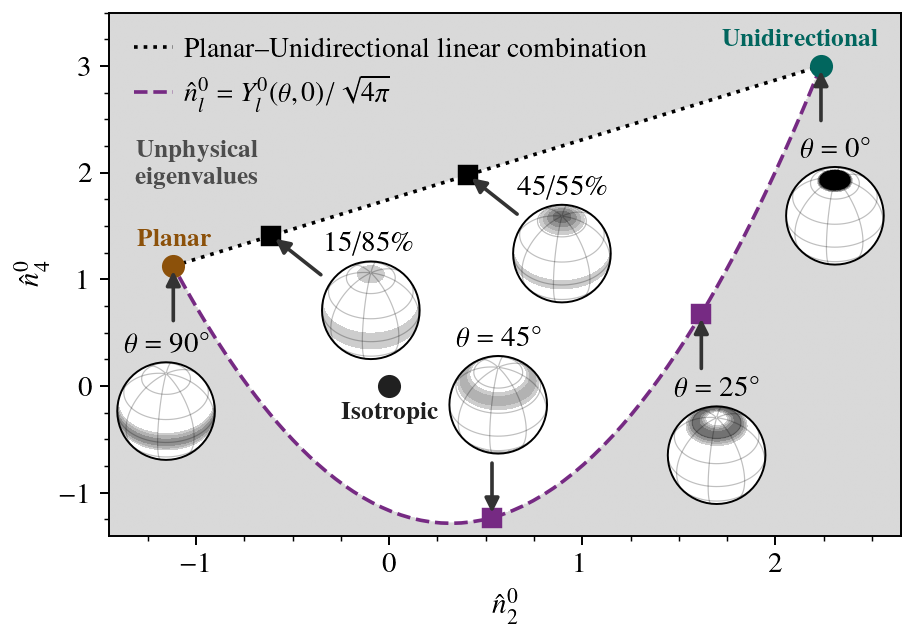

The script that saved this image:
# N. M. Rathmann <[email redacted]>, 2023

import sys, os, copy, code # code.interact(local=locals())
import numpy as np

import matplotlib.pyplot as plt
import matplotlib.gridspec as gridspec
import matplotlib.colors
import cmasher as cmr

sys.path.insert(0, '..')
from localheader import *

from specfabpy import specfab as sf
from specfabpy import discrete as sfdsc
from specfabpy import constants as sfconst
from specfabpy import statespace as sfsp
from specfabpy import plotting as sfplt
FS = sfplt.setfont_tex(fontsize=12)
FSLEG = FS-0.5
FSANNO = FS-1.5

#--------------------
# Flags
#--------------------

DEBUG = 0 # Low-resolution plotting, etc.
            
#--------------------
# Config
#--------------------

if DEBUG: 
    RES = 2*50 
    RESX, RESY = int(RES/2), RES
else:
    RESX = RESY = 5*100

L = 8
lm, nlm_len = sf.init(L) 

#--------------------
# Construct plot
#--------------------

### Setup figure

scale = 4.0
fig = plt.figure(figsize=(1.3*scale,0.9*scale))
plt.subplots_adjust(left=0.12, right=0.99, top=0.98, bottom=0.15)
ax = plt.gca()

xlims, ylims = [-1.45,2.65], [-1.4,3.5]
sc = np.diff(ylims)/np.diff(xlims)

### Determine valid subspace (valid eigenvalues)

print('Determining subspace of valid eigenvalues...')
isvalid, x,y = sfsp.nlm_isvalid_grid(xlims, ylims, RESX, RESY)

imdat = np.ones((RESY, RESX, 4), dtype=float) # color (0,1,2) and alpha (3)
for ii in range(RESY):
    for jj in range(RESX):
        imdat[ii,jj,:-1] = matplotlib.colors.to_rgb('w') if isvalid[ii,jj] else matplotlib.colors.to_rgb(sfplt.c_lgray)

print('Plotting...')

# Plot valid/invalid subspaces and fabric-type shadings within valid subspace
imdat0 = np.ones((RESY, RESX, 4), dtype=float) # color (0,1,2) and alpha (3)
kwargs = dict(aspect='auto', extent=[np.amin(xlims), np.amax(xlims), np.amin(ylims), np.amax(ylims)], origin='lower', zorder=1)
im = ax.imshow(imdat0, **kwargs)
im = ax.imshow(imdat,  **kwargs)

### Determine ideal boundary line

m = [0,0,1]
N = 100
thetavec = np.linspace(0, np.pi/2, N)
nlm_ideal = np.zeros((nlm_len, N))
n20_ideal, n40_ideal = np.zeros(N), np.zeros(N)
for ii, colat in enumerate(thetavec):
    nlm_ideal[:,ii] = np.real(sf.nlm_ideal(m, colat, L))
    n20_ideal[ii] = nlm_ideal[sf.I20,ii]/norm
    n40_ideal[ii] = nlm_ideal[sf.I40,ii]/norm

n20_unidir, n40_unidir = n20_ideal[0], n40_ideal[0]   # delta distributed
n20_planar, n40_planar = n20_ideal[-1], n40_ideal[-1] # x--y planar distributed

### Top boundary

M = 100
k = np.linspace(0,1,M)
n20_top = (1-k)*n20_planar + k*n20_unidir
n40_top = (1-k)*n40_planar + k*n40_unidir
nlm_top = np.zeros((nlm_len, M))
nlm_top[0,:] = norm
nlm_top[sf.I20,:] = n20_top*norm
nlm_top[sf.I40,:] = n40_top*norm

### Plot ideal CPOs

c_top = "k"
c_bot = "#762a83"
ax.plot(n20_top,   n40_top,    ':', c=c_top, zorder=10, label=r'Planar--Unidirectional linear combination')
ax.plot(n20_ideal, n40_ideal, '--', c=c_bot, zorder=10, label=r'$\hat{n}_l^0 = Y_l^0(\theta,0)/\sqrt{4\pi}$')

### Misc

sfsp.plot_nlm_cases(ax, FSANNO, ms=8.5, dy0=0.07, show_circle=False, isolbl_above=False)

plt.text(-1, 1.9, '{\\bf Unphysical}\n\\bf{eigenvalues}', color='0.3', ha='center', rotation=0, fontsize=FSANNO)

plt.sca(ax)
plt.xlabel(r'$\hat{n}_2^0$')
plt.ylabel(r'$\hat{n}_4^0$')

legkwargs = {'handlelength':1.4, 'framealpha':1.0, 'fancybox':False, 'columnspacing': 0.5, 'handletextpad':0.4, 'borderpad':0.37, 'edgecolor':'k'}
leg = plt.legend(loc=2, fontsize=FSLEG, frameon=False, ncol=1, **legkwargs); 

### Limits

xt = np.arange(-5,5,0.25)
ax.set_xticks(xt[::4])
ax.set_xticks(xt, minor=True)
ax.set_yticks(xt[::4])
ax.set_yticks(xt, minor=True)

plt.xlim(xlims)
plt.ylim(ylims)

### Plot ODF insets?

if 1:

    geo, prj = sfplt.getprojection(rotation=55+180, inclination=50)

    arr = lambda ang: 0.11*np.array([np.cos(np.deg2rad(ang)),np.sin(np.deg2rad(ang))])
    n00 = norm
    I = [0, int(N/4*1.15), int(N/2), -1]
    lvlmax = 1.0
    lvlmin = 0.2
    title = lambda Ii: r'$\theta=\SI{%i}{\degree}$'%(np.rad2deg(thetavec[Ii]))
    ODF_plots = (\
        {'nlm':nlm_ideal[:,I[3]], 'title':title(I[3]), 'c':'none', 'axloc':(0.105, 0.27), 'darr':arr(-90), 'lvlmax':lvlmax, 'lvlmin':lvlmin}, \
        {'nlm':nlm_ideal[:,I[2]], 'title':title(I[2]), 'c':c_bot, 'axloc':(0.47, 0.28), 'darr':arr(+90), 'lvlmax':lvlmax, 'lvlmin':lvlmin}, \
        {'nlm':nlm_ideal[:,I[1]], 'title':title(I[1]), 'c':c_bot, 'axloc':(0.71, 0.2), 'darr':arr(-90), 'lvlmax':lvlmax, 'lvlmin':lvlmin}, \
        {'nlm':nlm_ideal[:,I[0]], 'title':title(I[0]), 'c':'none', 'axloc':(0.84, 0.58), 'darr':arr(-90), 'lvlmax':lvlmax, 'lvlmin':lvlmin*1.8}, \
        {'nlm':nlm_top[:,15],     'title':r'15/85\%',  'c':c_top, 'axloc':(0.33, 0.43), 'darr':arr(-45), 'lvlmax':lvlmax, 'lvlmin':lvlmin}, \
        {'nlm':nlm_top[:,45],     'title':r'45/55\%',  'c':c_top, 'axloc':(0.54, 0.52), 'darr':arr(-45), 'lvlmax':lvlmax, 'lvlmin':lvlmin}, \
    )

    for ODF in ODF_plots:

        W = 0.155 # ax width
        axpos = [ODF['axloc'][0],ODF['axloc'][1], W,W]
        axin = plt.axes(axpos, projection=prj) #, transform=ax.transData)
        axin.set_global()
        
        nlm = ODF['nlm']
        cmap = cmr.get_sub_cmap('Greys', 0.25, 1) # don't include pure white.
        cmap.set_under('w')
        lvlset = [np.linspace(ODF['lvlmin'], ODF['lvlmax'], 8), lambda x,p:'%.1f'%x]
        sfplt.plotODF(nlm, lm, axin, lvlset=lvlset, cmap=cmap, showcb=False)

        # Arrow to ODF state
        n20_, n40_ = np.real(nlm[sf.I20])/norm, np.real(nlm[sf.I40])/norm
        ax.annotate("", xy=(n20_, n40_), xycoords='data', \
                        xytext=(n20_+ODF['darr'][0]/norm, n40_+sc**2*ODF['darr'][1]/norm), textcoords='data', \
                        arrowprops=dict(arrowstyle="-|>", connectionstyle="arc3", linewidth=1.5, edgecolor='0.2', facecolor='0.2'),zorder=20)            

        ax.plot(n20_, n40_, 's', c=ODF['c'], fillstyle='full', ms=7.0)

        axin.set_title(ODF['title'], fontsize=FS, pad=4)

### Save figure

plt.savefig('state-space-ideal.png', transparent=1,  dpi=175)

